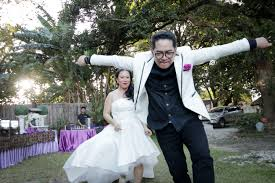
#> input picture images/imagen_10.jpg, 275 x 183 px
$ python detectorHAAR.py
#> lines starting #> are read from the running program, lines starting #| are printed output that depends on the picture; after the words box and inside, x2 and y2 are one past the last pixel; in counts of white or black regions, pixels touching at a corner belong together
import cv2
import numpy as np

faceClassif = cv2.CascadeClassifier('haarcascade_frontalface_default.xml')

image = cv2.imread('images/imagen_10.jpg')
#> image is the input picture: shape (183, 275, 3); mean B, G, R 108, 112, 108.4
gray = cv2.cvtColor(image, cv2.COLOR_BGR2GRAY)
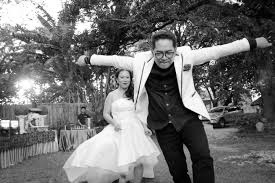
#> gray: shape (183, 275); min 0, max 255, mean 110.4

faces = faceClassif.detectMultiScale(gray,
                                   scaleFactor = 1.1,
                                    minNeighbors=5,
                                    minSize=(30,30),
                                    maxSize=(200,200))
#> faces = ()

for (x,y,w,h) in faces:
    cv2.rectangle(image,(x,y),(x+w,y+h),(0,0,255),2)
#> this loop made 0 passes

cv2.imshow('image', image)
cv2.waitKey(0)
cv2.destroyAllWindows()

$ run again, with images/imagen_01.jpg copied over images/imagen_10.jpg
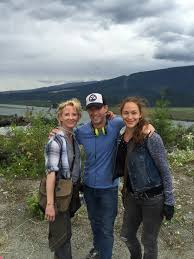
#> input picture images/imagen_01.jpg, 194 x 259 px
#> image is the input picture: shape (259, 194, 3); mean B, G, R 115, 116.7, 111.5
#> `gray = cv2.cvtColor(image, cv2.COLOR_BGR2GRAY)`:
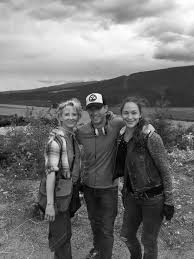
#> gray: shape (259, 194); min 0, max 255, mean 115
#> faces = ()

$ run again, with images/imagen_02.jpg copied over images/imagen_10.jpg
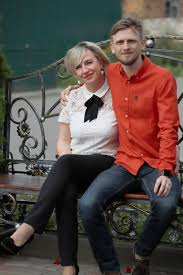
#> input picture images/imagen_02.jpg, 183 x 275 px
#> image is the input picture: shape (275, 183, 3); mean B, G, R 70.3, 74.8, 89.3
#> `gray = cv2.cvtColor(image, cv2.COLOR_BGR2GRAY)`:
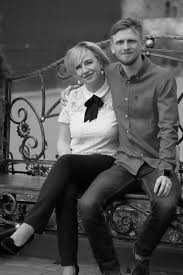
#> gray: shape (275, 183); min 0, max 252, mean 78.6
#> faces = [[108, 28, 35, 35]]
#> the loop `for (x,y,w,h) in faces:` made 1 pass
#> after the loop `for (x,y,w,h) in faces:`:
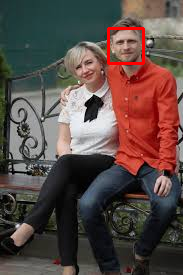
#> image: shape (275, 183, 3); 0.83% of pixels changed, all inside (x1, y1, x2, y2) = (107, 27, 145, 65)

$ run again, with images/imagen_03.jpg copied over images/imagen_10.jpg
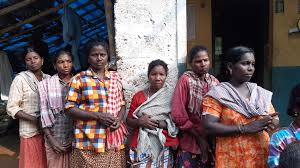
#> input picture images/imagen_03.jpg, 300 x 168 px
#> image is the input picture: shape (168, 300, 3); mean B, G, R 94.2, 91.6, 107.8
#> `gray = cv2.cvtColor(image, cv2.COLOR_BGR2GRAY)`:
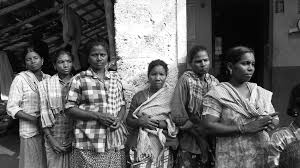
#> gray: shape (168, 300); min 0, max 255, mean 96.7
#> faces = ()
